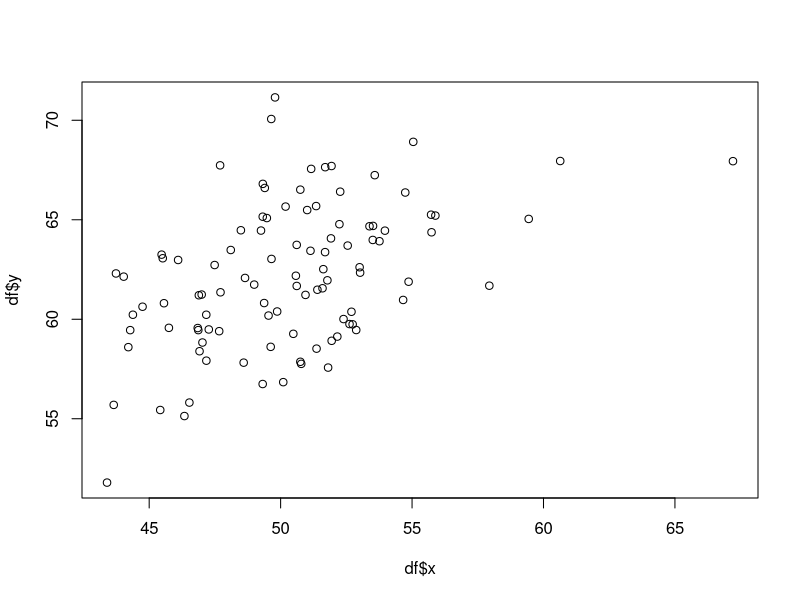

Source code (R):
#- generate a file with the current date

commandArgs(trailingOnly = TRUE)

# date_file <- "../data/test_app_1.txt"
# 
# dt <- format(Sys.time(), "%Y-%m-%d %H:%M:%S")
# 
# print(paste0("print: Writing the date to ", date_file))
# cat(paste0("cat: Writing the date to ", date_file))
# writeLines(dt, date_file)

n = 100
beta0 = 40
beta1 = .44
df <- data.frame(
  x = rnorm(n, mean = 50, sd = 4.3)
)
df$y = beta0 + beta1 * df$x + rnorm(n, mean = 0, sd = 3.0)

plot(df$x, df$y)

mod1 <- lm(y ~ x,
           data = df)
anova(mod1)
